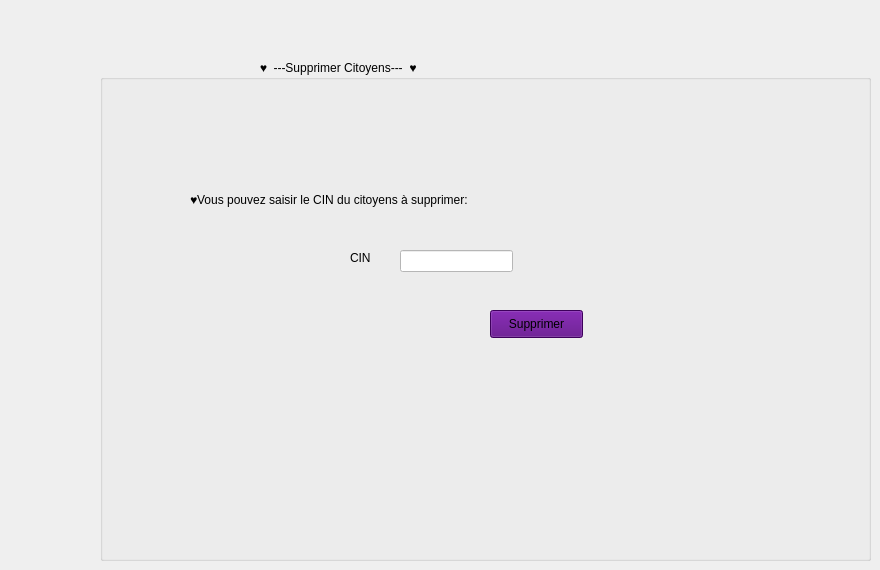
    <widget class="QWidget" name="tab_4">
     <attribute name="icon">
      <iconset>
       <normaloff>../../supprimer.png</normaloff>../../supprimer.png</iconset>
     </attribute>
     <attribute name="title">
      <string>SupprimeerC</string>
     </attribute>
     <widget class="QGroupBox" name="groupBox_5">
      <property name="geometry">
       <rect>
        <x>100</x>
        <y>60</y>
        <width>771</width>
        <height>501</height>
       </rect>
      </property>
      <property name="title">
       <string>                                                ♥  ---Supprimer Citoyens---  ♥                                      </string>
      </property>
      <widget class="QLabel" name="label_17">
       <property name="geometry">
        <rect>
         <x>90</x>
         <y>130</y>
         <width>301</width>
         <height>20</height>
        </rect>
       </property>
       <property name="text">
        <string>♥Vous pouvez saisir le CIN du citoyens à supprimer:</string>
       </property>
      </widget>
      <widget class="QLabel" name="label_18">
       <property name="geometry">
        <rect>
         <x>250</x>
         <y>190</y>
         <width>56</width>
         <height>16</height>
        </rect>
       </property>
       <property name="font">
        <font>
         <pointsize>9</pointsize>
         <weight>50</weight>
         <bold>false</bold>
        </font>
       </property>
       <property name="text">
        <string>CIN</string>
       </property>
      </widget>
      <widget class="QLineEdit" name="cinsup">
       <property name="geometry">
        <rect>
         <x>300</x>
         <y>190</y>
         <width>113</width>
         <height>22</height>
        </rect>
       </property>
       <property name="styleSheet">
        <string notr="true">background-color: rgb(255, 255, 255);</string>
       </property>
      </widget>
      <widget class="QPushButton" name="pb_supprimer">
       <property name="geometry">
        <rect>
         <x>390</x>
         <y>250</y>
         <width>93</width>
         <height>28</height>
        </rect>
       </property>
       <property name="styleSheet">
        <string notr="true">background-color: rgb(85, 0, 127);</string>
       </property>
       <property name="text">
        <string>Supprimer</string>
       </property>
      </widget>
     </widget>
    </widget>
